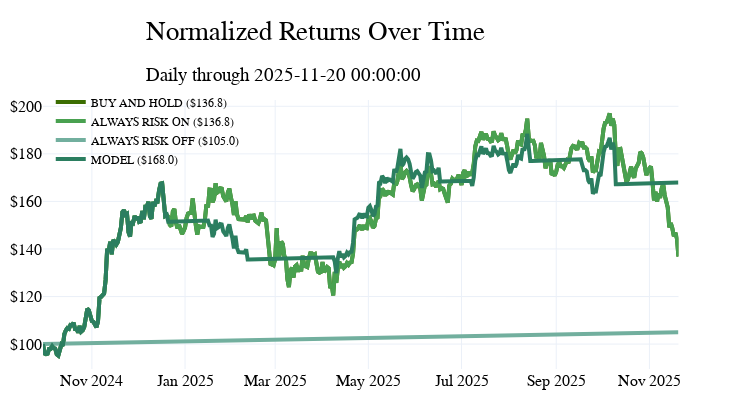

The cell this chart's notebook holds for it:
### Code cell
cm = ChartMaker(shuffle_colors=True)
cm.build(
    df = model_returns * 100,
    axes_data=dict(y1=model_returns.columns.tolist()),
    title='normalized_returns',
    chart_type={'y1':'line'},
    options = {'margin':dict(t=100),'annotations':True,
                'tickprefix':{'y1':'$'},'auto_title':False,
                'show_legend':True,'legend_placement':{'x':0.01,'y':1.05}},
)
cm.add_title(
    title='Normalized Returns Over Time',
    subtitle=f'Daily through {model_returns.index.max()}',
    x=0.2,
    y=0.9
)
cm.add_annotations()
cm.show_fig()
cm.save_fig(save_directory='../img')

### Figure 1 — Plotly figure (JSON) as saved in the notebook; plotly's stock layout.template omitted (floating-point values rounded to 4 significant figures; data arrays with more than 128 entries replaced by an {"elided": "..."} marker saying what was removed)
{"data": [{"line": {"color": "#3b6d01", "width": 4}, "mode": "lines", "name": "BUY AND HOLD ($136.8)     ", "showlegend": true, "type": "scatter", "x": {"elided": "417 str values"}, "xaxis": "x", "y": {"elided": "417 float values"}, "yaxis": "y"}, {"line": {"color": "#49a150", "width": 4}, "mode": "lines", "name": "ALWAYS RISK ON ($136.8)     ", "showlegend": true, "type": "scatter", "x": {"elided": "417 str values"}, "xaxis": "x", "y": {"elided": "417 float values"}, "yaxis": "y"}, {"line": {"color": "#72af9e", "width": 4}, "mode": "lines", "name": "ALWAYS RISK OFF ($105.0)     ", "showlegend": true, "type": "scatter", "x": {"elided": "417 str values"}, "xaxis": "x", "y": {"elided": "417 float values"}, "yaxis": "y"}, {"line": {"color": "#2b7e60", "width": 4}, "mode": "lines", "name": "MODEL ($168.0)     ", "showlegend": true, "type": "scatter", "x": {"elided": "417 str values"}, "xaxis": "x", "y": {"elided": "417 float values"}, "yaxis": "y"}], "layout": {"autosize": true, "barmode": "stack", "font": {"color": "black", "family": "Cardo", "size": 16}, "height": 400, "hovermode": "x unified", "legend": {"bgcolor": "rgba(0,0,0,0)", "bordercolor": "rgba(0,0,0,0)", "borderwidth": 1, "font": {"color": "black", "family": "Cardo", "size": 12}, "orientation": "v", "traceorder": "normal", "x": 0.01, "xanchor": "left", "y": 1.05, "yanchor": "top"}, "margin": {"b": 10, "l": 10, "r": 10, "t": 100}, "title": {"font": {"color": "black", "family": "Cardo", "size": 27}, "text": "<span style='color: black; font-weight: normal;'>Normalized Returns Over Time</span><br><sub style='font-size: 18px; color: black; font-weight: normal;'>Daily through 2025-11-20 00:00:00</sub>", "x": 0.2, "xanchor": "left", "y": 0.9, "yanchor": "top"}, "width": 730, "xaxis": {"anchor": "y", "domain": [0, 0.94], "tickfont": {"color": "black"}}, "xaxis2": {"overlaying": "x", "side": "top", "tickfont": {"color": "black"}}, "yaxis": {"anchor": "x", "color": "black", "domain": [0, 1], "showticklabels": true, "tickfont": {"color": "black"}, "tickprefix": "$"}, "yaxis2": {"anchor": "x", "color": "black", "overlaying": "y", "side": "right", "tickfont": {"color": "black"}}}}
